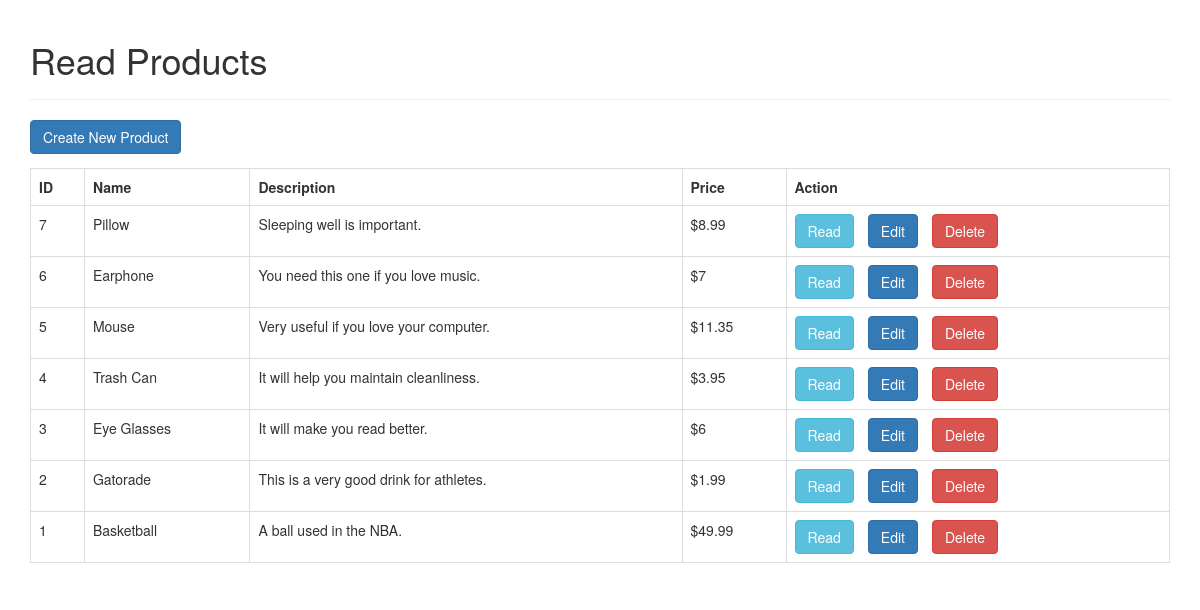
The page / on the database its author committed.
### tables this page shows
CREATE TABLE IF NOT EXISTS `products` (
  `id` int(11) NOT NULL AUTO_INCREMENT,
  `name` varchar(128) NOT NULL,
  `description` text NOT NULL,
  `price` double NOT NULL,
  `created` datetime NOT NULL,
  `modified` timestamp NOT NULL DEFAULT CURRENT_TIMESTAMP ON UPDATE CURRENT_TIMESTAMP,
  PRIMARY KEY (`id`)
);

### index.php (the view, shortened to what this page needs)
<!DOCTYPE HTML>
<html>
<head>
    <link rel="stylesheet" href="https://maxcdn.bootstrapcdn.com/bootstrap/3.3.7/css/bootstrap.min.css" />
</head>
<body>
    <div class="container">
        <div class="page-header">
            <h1>Read Products</h1>
        </div>
<?php
include 'config/database.php';
$query = "SELECT id, name, description, price FROM products ORDER BY id DESC";
$stmt = $con->prepare($query);
$stmt->execute();
$num = $stmt->rowCount();
echo "<a href='create.php' class='btn btn-primary m-b-1em'>Create New Product</a>";
if($num>0){
    echo "<table class='table table-hover table-responsive table-bordered'>";
    echo "<tr>";
        echo "<th>ID</th>";
        echo "<th>Name</th>";
        echo "<th>Description</th>";
        echo "<th>Price</th>";
        echo "<th>Action</th>";
    echo "</tr>";
while ($row = $stmt->fetch(PDO::FETCH_ASSOC)){
    extract($row);
    echo "<tr>";
        echo "<td>{$id}</td>";
        echo "<td>{$name}</td>";
        echo "<td>{$description}</td>";
        echo "<td>&#36;{$price}</td>";
        echo "<td>";
            echo "<a href='read_one.php?id={$id}' class='btn btn-info m-r-1em'>Read</a>";
            echo "<a href='update.php?id={$id}' class='btn btn-primary m-r-1em'>Edit</a>";
            echo "<a href='#' onclick='delete_user({$id});'  class='btn btn-danger'>Delete</a>";
        echo "</td>";
    echo "</tr>";
}
echo "</table>";
}
else{
    echo "<div class='alert alert-danger'>No records found.</div>";
}
?>
    </div>
</body>
</html>

### index.php (style rules this page uses)
.m-r-1em { margin-right:1em; }
.m-b-1em { margin-bottom:1em; }

### rows shown on the page
products: id "7", name "Pillow", description "Sleeping well is important.", price "8.99"
products: id "6", name "Earphone", description "You need this one if you love music.", price "7"
products: id "5", name "Mouse", description "Very useful if you love your computer.", price "11.35"
products: id "4", name "Trash Can", description "It will help you maintain cleanliness.", price "3.95"
products: id "3", name "Eye Glasses", description "It will make you read better.", price "6"
products: id "2", name "Gatorade", description "This is a very good drink for athletes.", price "1.99"
products: id "1", name "Basketball", description "A ball used in the NBA.", price "49.99"
